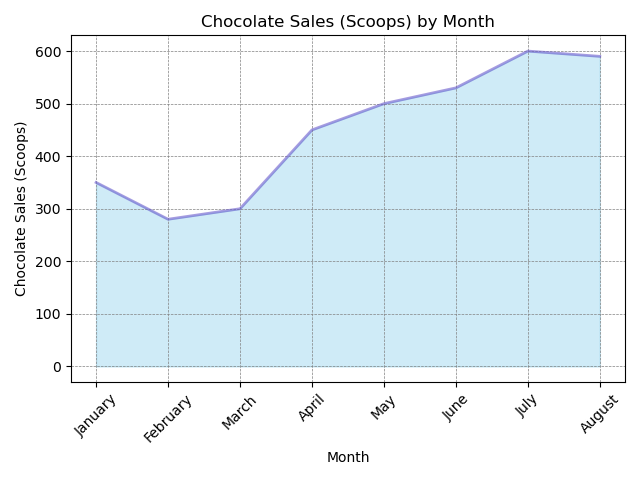

Recreate this plot in Python.

import matplotlib.pyplot as plt
import pandas as pd

# Data provided
data = [
    {'Month': 'January', 'Chocolate Sales (Scoops)': 350},
    {'Month': 'February', 'Chocolate Sales (Scoops)': 280},
    {'Month': 'March', 'Chocolate Sales (Scoops)': 300},
    {'Month': 'April', 'Chocolate Sales (Scoops)': 450},
    {'Month': 'May', 'Chocolate Sales (Scoops)': 500},
    {'Month': 'June', 'Chocolate Sales (Scoops)': 530},
    {'Month': 'July', 'Chocolate Sales (Scoops)': 600},
    {'Month': 'August', 'Chocolate Sales (Scoops)': 590}
]

# Convert the list of dictionaries to a DataFrame
df = pd.DataFrame(data)

# Let's plot the 'Month' on the x-axis and 'Chocolate Sales (Scoops)' on the y-axis
x = df['Month']
y = df['Chocolate Sales (Scoops)']

# Plotting the area chart
plt.fill_between(x, y, color="skyblue", alpha=0.4)
plt.plot(x, y, color="Slateblue", alpha=0.6, linewidth=2)

# Adding title and labels
plt.title('Chocolate Sales (Scoops) by Month')
plt.xlabel('Month')
plt.ylabel('Chocolate Sales (Scoops)')

# Rotate x-axis labels for better readability
plt.xticks(rotation=45)

# Add a grid for easier reading
plt.grid(color = 'gray', linestyle = '--', linewidth = 0.5)

# Displaying the plot
plt.tight_layout()
plt.show()
